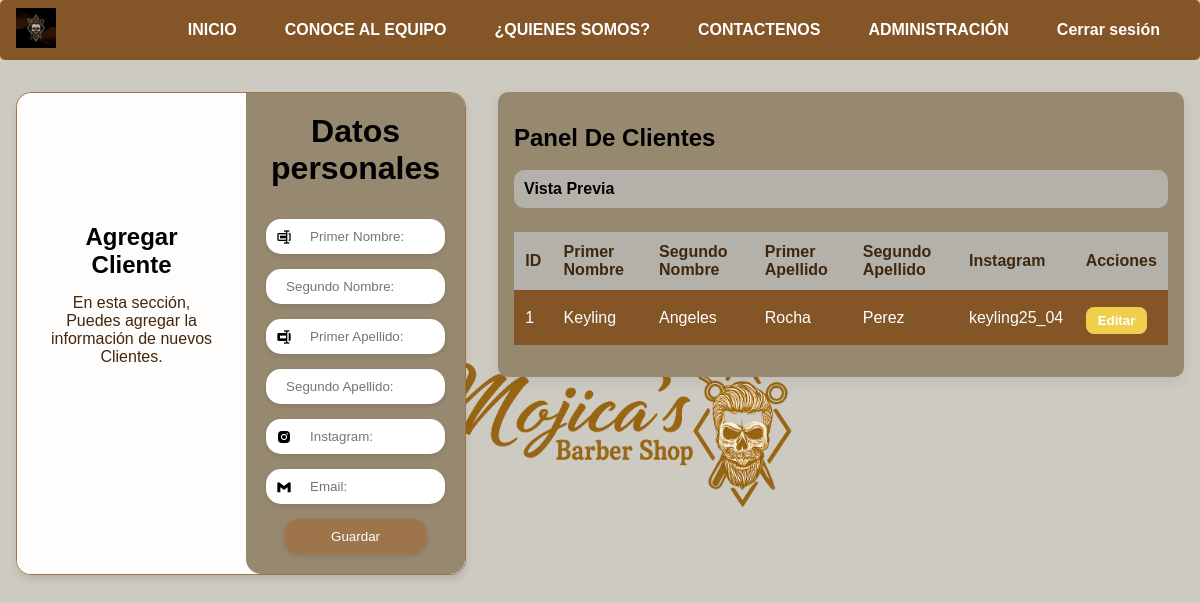
Page /AdCliente/ (signed in) on the earlier database version.
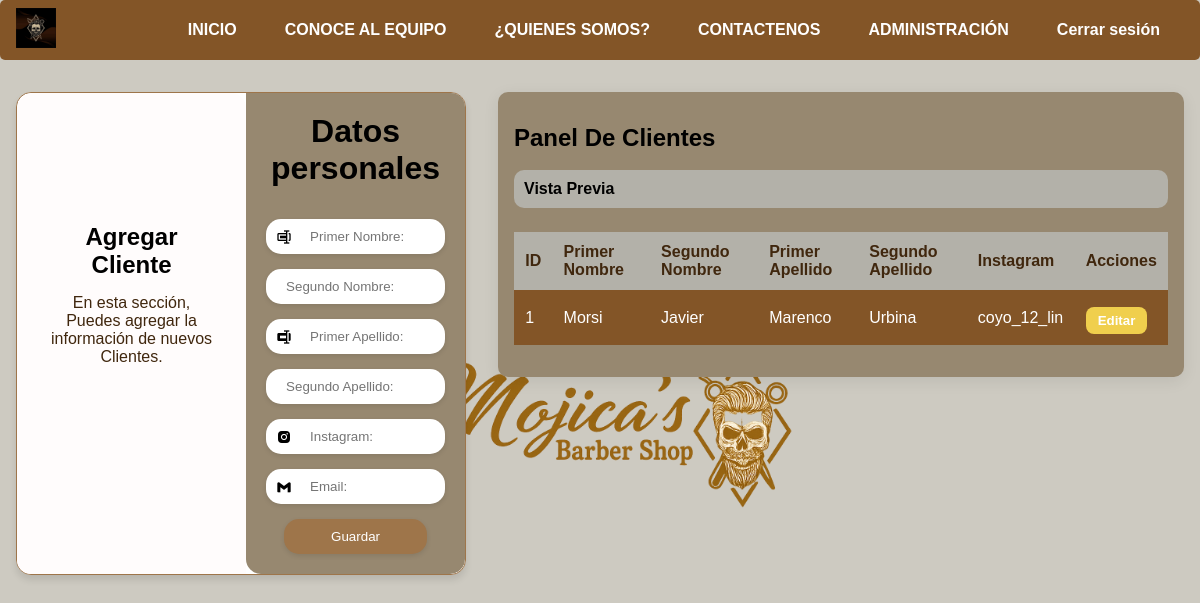
Same page on the later database version.
### Apps/aplicacion/models.py (models this page shows, shortened)
class Cliente(models.Model):
    nombre1 = models.CharField(max_length=15,blank=False)
    nombre2 = models.CharField(max_length=15, blank=True)
    apellidoP = models.CharField(max_length=15, blank=False)
    apellidoM = models.CharField(max_length=15, blank=True)
    instagram = models.CharField(max_length=15, blank=True)
    correo = models.EmailField(max_length=254, blank=True)

### Apps/aplicacion/views.py (the view)
        def _wrapped_view(request, *args, **kwargs):
            persona = Persona.objects.filter(id=request.user.pk).first()
            if request.user.is_superuser:
                return view_func(request, *args, **kwargs)
            if persona:
                rol_usuario = persona.rol.nombre.lower()
                if rol_usuario in [r.lower() for r in roles_permitidos]:
                    return view_func(request, *args, **kwargs)
            return redirect('login')  # O a donde prefieras

### Apps/aplicacion/views.py (called while the page is built, shortened)
def rol_requerido(roles_permitidos):
    def decorator(view_func):
        def _wrapped_view(request, *args, **kwargs):
            persona = Persona.objects.filter(id=request.user.pk).first()
            if request.user.is_superuser:
                return view_func(request, *args, **kwargs)
            if persona:
                rol_usuario = persona.rol.nombre.lower()
                if rol_usuario in [r.lower() for r in roles_permitidos]:
                    return view_func(request, *args, **kwargs)
            return redirect('login')  # O a donde prefieras
        return _wrapped_view
    return decorator

@rol_requerido(['Administrador', 'Barbero'])
def AdminCliente(request):
    errores = []
    clientes = Cliente.objects.all().order_by('-id')[:10]
    return render(request, 'Admin_Cliente.html', {'clientes': clientes})

### Apps/aplicacion/Templates/admin_cliente.html (shortened to what this page needs)
{% extends "Layout2.html" %}
{% load static %}
{% block head %}
<link rel="stylesheet" href="{% static 'css/AdCliente.css' %}">
<link rel="stylesheet" href="{% static 'css/Style2.css' %}">
<link href='https://unpkg.com/boxicons@2.1.4/css/boxicons.min.css' rel='stylesheet'>
{% endblock %}
{% block content %}
<div class="container">
    <div class="container-form Empleado">
        <div class="information">
            <div class="info-child">
                <h2>Agregar Cliente</h2>
                <p>En esta sección, Puedes agregar la información de nuevos Clientes.</p>
            </div>
        </div>
        <div class="form-information">
            <div class="form-information-child">
                <h2>Datos personales</h2>
                <form action="" method="POST" class="form">
                    <label>
                        <i class='bx bx-rename'></i>
                        <input type="text" placeholder="Primer Nombre:" name="primer_nombre" maxlength="15" required>
                    </label>
                    <label>
                        <input type="text" placeholder="Segundo Nombre:" name="segundo_nombre" maxlength="15">
                    </label>
                    <label>
                        <i class='bx bxs-rename'></i>
                        <input type="text" placeholder="Primer Apellido:" name="primer_Apellido" required maxlength="15">
                    </label>
                    <label>
                        <input type="text" placeholder="Segundo Apellido:" name="segundo_Apellido" maxlength="15">
                    </label>
                    <label>
                        <i class='bx bxl-instagram-alt'></i>
                        <input type="text" placeholder="Instagram:" name="instagram" maxlength="15">
                    </label>
                    <label>
                        <i class='bx bxl-gmail'></i>
                        <input type="email" placeholder="Email:" name="email" maxlength="254">
                    </label>
                    <input type="submit" value="Guardar" id="guardar">
                </form>
            </div>
        </div>
    </div>
    <div class="panel-barberos">
        <h2>Panel De Clientes</h2>
        <br>
        <div class="preview">Vista Previa</div>
        <div class="table-section">
            <table>
                <thead>
                    <tr>
                        <th>ID</th>
                        <th>Primer Nombre</th>
                        <th>Segundo Nombre</th>
                        <th>Primer Apellido</th>
                        <th>Segundo Apellido</th>
                        <th>Instagram</th>
                        <th>Acciones</th>
                    </tr>
                </thead>
                <tbody>
                    {% for cliente in clientes %}
                    <tr>
                        <td class="ColorID">{{ cliente.id }}</td>
                        <td class="CuerpoTd">{{ cliente.nombre1 }}</td>
                        <td class="CuerpoTd">{{ cliente.nombre2 }}</td>
                        <td class="CuerpoTd">{{ cliente.apellidoP }}</td>
                        <td class="CuerpoTd">{{ cliente.apellidoM }}</td>
                        <td class="CuerpoTd">{{ cliente.instagram }}</td>
                        <td class="CuerpoTd">
                            <a href="{% url 'editar_cliente' cliente.id %}"><button class="edit-btn">Editar</button></a>
                        </td>
                    </tr>
                    {% endfor %}
                </tbody>
            </table>
        </div>
    </div>
</div>
{% endblock %}

Differences in the rows shown:
changed Cliente id 1: nombre1 "Keyling" → "Morsi"; nombre2 "Angeles" → "Javier"; apellidoP "Rocha" → "Marenco"; apellidoM "Perez" → "Urbina"; instagram "keyling25_04" → "coyo_12_lin"
